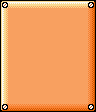

A level layout from a 2D game, rendered from its tile map. Below: a short description, then the map file with its tile-grid data intact:
An orthogonal 6x7 tile map with 16x16 px tiles, 1 tile layer (圖塊層 1).

<map version="1.10" tiledversion="1.10.2" orientation="orthogonal" renderorder="right-down" width="6" height="7" tilewidth="16" tileheight="16" infinite="0" nextlayerid="2" nextobjectid="1">
 <tileset firstgid="1" name="tileset" tilewidth="16" tileheight="16" tilecount="1204" columns="43">
  <image source="../effects_UI_tiles/tileset.png" width="688" height="450" />
 </tileset>
 <layer id="1" name="圖塊層 1" width="6" height="7">
  <data encoding="csv">
17,18,18,18,18,19,
60,1054,1054,1054,1054,62,
60,1054,1054,1054,1054,62,
60,1054,1054,1054,1054,62,
60,1054,1054,1054,1054,62,
60,1054,1054,1054,1054,62,
103,104,104,104,104,105
</data>
 </layer>
</map>
